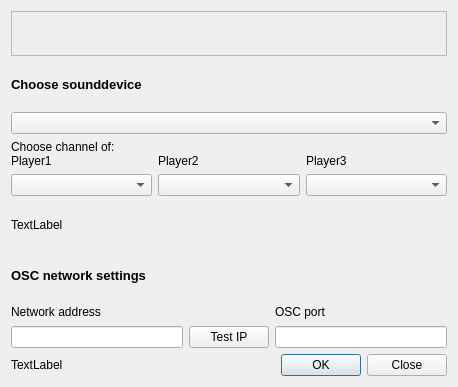
<?xml version="1.0" encoding="UTF-8"?>
<ui version="4.0">
 <class>Dialog</class>
 <widget class="QDialog" name="Dialog">
  <property name="geometry">
   <rect>
    <x>0</x>
    <y>0</y>
    <width>458</width>
    <height>387</height>
   </rect>
  </property>
  <property name="windowTitle">
   <string>Dialog</string>
  </property>
  <layout class="QGridLayout" name="gridLayout_5">
   <item row="0" column="0">
    <widget class="QFrame" name="frame">
     <property name="frameShape">
      <enum>QFrame::StyledPanel</enum>
     </property>
     <property name="frameShadow">
      <enum>QFrame::Raised</enum>
     </property>
     <layout class="QGridLayout" name="gridLayout_2">
      <item row="0" column="0">
       <widget class="QLabel" name="label_11">
        <property name="text">
         <string>&lt;html&gt;&lt;head/&gt;&lt;body&gt;&lt;p&gt;&lt;img src=&quot;:/logos/vista4f_logo.png&quot; height=&quot;60&quot;/&gt;&lt;/p&gt;&lt;/body&gt;&lt;/html&gt;</string>
        </property>
       </widget>
      </item>
      <item row="0" column="1">
       <widget class="QLabel" name="label_5">
        <property name="text">
         <string>&lt;html&gt;&lt;head/&gt;&lt;body&gt;&lt;p align=&quot;right&quot;&gt;&lt;img src=&quot;:/logos/Logo_gruenschwarz_RGB_04.jpg&quot; height=&quot;60&quot;/&gt;&lt;/p&gt;&lt;/body&gt;&lt;/html&gt;</string>
        </property>
       </widget>
      </item>
     </layout>
    </widget>
   </item>
   <item row="1" column="0">
    <widget class="QLabel" name="label_7">
     <property name="font">
      <font>
       <pointsize>10</pointsize>
       <weight>75</weight>
       <bold>true</bold>
      </font>
     </property>
     <property name="text">
      <string>Choose sounddevice</string>
     </property>
    </widget>
   </item>
   <item row="2" column="0">
    <widget class="QComboBox" name="comboBox"/>
   </item>
   <item row="3" column="0">
    <layout class="QGridLayout" name="gridLayout">
     <item row="0" column="0">
      <widget class="QLabel" name="label_2">
       <property name="text">
        <string>Choose channel of: 
Player1</string>
       </property>
      </widget>
     </item>
     <item row="0" column="1">
      <widget class="QLabel" name="label_3">
       <property name="text">
        <string>
Player2</string>
       </property>
      </widget>
     </item>
     <item row="0" column="2">
      <widget class="QLabel" name="label_4">
       <property name="text">
        <string>
Player3</string>
       </property>
      </widget>
     </item>
     <item row="1" column="0">
      <widget class="QComboBox" name="comboBox_4"/>
     </item>
     <item row="1" column="1">
      <widget class="QComboBox" name="comboBox_3"/>
     </item>
     <item row="1" column="2">
      <widget class="QComboBox" name="comboBox_2"/>
     </item>
    </layout>
   </item>
   <item row="4" column="0">
    <widget class="QLabel" name="label">
     <property name="text">
      <string>TextLabel</string>
     </property>
    </widget>
   </item>
   <item row="5" column="0">
    <widget class="QLabel" name="label_6">
     <property name="font">
      <font>
       <pointsize>10</pointsize>
       <weight>75</weight>
       <bold>true</bold>
      </font>
     </property>
     <property name="text">
      <string>OSC network settings</string>
     </property>
    </widget>
   </item>
   <item row="6" column="0">
    <layout class="QGridLayout" name="gridLayout_3">
     <item row="0" column="0">
      <widget class="QLabel" name="label_8">
       <property name="text">
        <string>Network address</string>
       </property>
      </widget>
     </item>
     <item row="0" column="2">
      <widget class="QLabel" name="label_9">
       <property name="text">
        <string>OSC port</string>
       </property>
      </widget>
     </item>
     <item row="1" column="0">
      <widget class="QLineEdit" name="lineEdit"/>
     </item>
     <item row="1" column="1">
      <widget class="QPushButton" name="pushButton">
       <property name="text">
        <string>Test IP</string>
       </property>
      </widget>
     </item>
     <item row="1" column="2">
      <widget class="QLineEdit" name="lineEdit_2"/>
     </item>
    </layout>
   </item>
   <item row="7" column="0">
    <layout class="QGridLayout" name="gridLayout_4">
     <item row="0" column="0">
      <widget class="QLabel" name="label_10">
       <property name="text">
        <string>TextLabel</string>
       </property>
      </widget>
     </item>
     <item row="0" column="1">
      <widget class="QDialogButtonBox" name="buttonBox">
       <property name="orientation">
        <enum>Qt::Horizontal</enum>
       </property>
       <property name="standardButtons">
        <set>QDialogButtonBox::Close|QDialogButtonBox::Ok</set>
       </property>
      </widget>
     </item>
    </layout>
   </item>
  </layout>
 </widget>
 <resources>
  <include location="images/Vista.qrc"/>
 </resources>
 <connections>
  <connection>
   <sender>buttonBox</sender>
   <signal>accepted()</signal>
   <receiver>Dialog</receiver>
   <slot>accept()</slot>
   <hints>
    <hint type="sourcelabel">
     <x>248</x>
     <y>254</y>
    </hint>
    <hint type="destinationlabel">
     <x>157</x>
     <y>274</y>
    </hint>
   </hints>
  </connection>
  <connection>
   <sender>buttonBox</sender>
   <signal>rejected()</signal>
   <receiver>Dialog</receiver>
   <slot>reject()</slot>
   <hints>
    <hint type="sourcelabel">
     <x>316</x>
     <y>260</y>
    </hint>
    <hint type="destinationlabel">
     <x>286</x>
     <y>274</y>
    </hint>
   </hints>
  </connection>
 </connections>
</ui>
